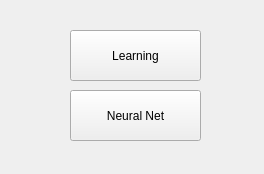
<?xml version="1.0" encoding="UTF-8"?>
<ui version="4.0">
 <class>selectWin</class>
 <widget class="QWidget" name="selectWin">
  <property name="geometry">
   <rect>
    <x>0</x>
    <y>0</y>
    <width>264</width>
    <height>174</height>
   </rect>
  </property>
  <property name="windowTitle">
   <string>Select</string>
  </property>
  <widget class="QPushButton" name="networkButton">
   <property name="geometry">
    <rect>
     <x>70</x>
     <y>90</y>
     <width>131</width>
     <height>51</height>
    </rect>
   </property>
   <property name="text">
    <string>Neural Net</string>
   </property>
  </widget>
  <widget class="QPushButton" name="learningButton">
   <property name="geometry">
    <rect>
     <x>70</x>
     <y>30</y>
     <width>131</width>
     <height>51</height>
    </rect>
   </property>
   <property name="text">
    <string>Learning</string>
   </property>
  </widget>
 </widget>
 <resources/>
 <connections/>
</ui>
